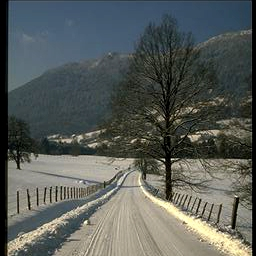
#> input picture assignment3/datasets/week3/collections/spatenv/opencountry_land228.jpg, 256 x 256 px
$ jupyter execute --allow-errors '3.1 Image Collections.ipynb'   (shell and % lines are left out)   (older library calls are emulated)
#> lines starting #> are read from the running program, lines starting #| are printed output that depends on the picture
### assignment3/helpers.py
import os
import glob
import cv2
import matplotlib.pyplot as plt
import numpy as np
import threading
import time

default_fig_size = (9.5, 3.5)
dataset_folder = "datasets"


def SSD(lhs, rhs):
    return np.sum((lhs - rhs)**2)


def SSD_per_pixel(lhs, rhs):
    return SSD(lhs, rhs) / np.product(lhs.shape)


# [70 lines left out: functions _image_to_rgb, show_image, show_images, not called in this run]


def resize_image(image, scale):
    return cv2.resize(image, None, fx=scale, fy=scale)


def bgr2rgb(image):
    if image.dtype == np.float64:
        image = image.astype(np.float32)
    return cv2.cvtColor(image, cv2.COLOR_BGR2RGB)


# [9 lines left out: functions rgb2bgr, rgb2gray, not called in this run]

def imread_hdr(file):
    return bgr2rgb(cv2.imread(file, -1))

def imread_normalized_float(file, scale=1.0):
#> called with scale = 1
    image = bgr2rgb(cv2.imread(file))
    if scale != 1.0:
        image = resize_image(image, scale)
    return np.array(image / 255.0, dtype=np.float32)
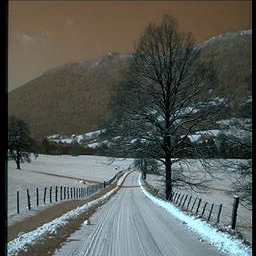
#> returned value: shape (256, 256, 3) float32; mean of channels 0, 1, 2 0.344, 0.363, 0.347; drawn as B, G, R

def imread_normalized_float_grayscale(file, scale=1.0):
    image = cv2.imread(file, cv2.IMREAD_GRAYSCALE)
    if scale != 1.0:
        image = resize_image(image, scale)
    return np.array(image / 255.0, dtype=np.float32)

def imwrite(file, image):
    cv2.imwrite(file, cv2.cvtColor(np.uint8(np.clip(image*255, 0, 255)), cv2.COLOR_RGB2BGR))

def normalize_image(gray_image):
    return (gray_image - np.min(gray_image)) / (np.max(gray_image) - np.min(gray_image))

def list_files_in_folder(folder, filter="*"):
    x = glob.glob(os.path.join(folder, filter), recursive=True)
    rel_paths = glob.glob(os.path.join(folder, filter))
    #abs_paths = [os.path.abspath(f) for f in rel_paths]
    return [f for f in rel_paths if os.path.isfile(f)]

# List of (key, value) tuples to a dict of {key: [values]} (thus a key may appear multiple times in the input list)


# [6 lines left out: function list_to_multi_dict, not called in this run]


# Flatten from list of lists (i.e. [[1, 2], [3, 4, 5]]) to a single list ([1, 2, 3, 4, 5])
def flatten_list(l):
    # https://stackoverflow.com/questions/952914/how-to-make-a-flat-list-out-of-list-of-lists
    return [item for sublist in l for item in sublist]


class Timer():
    def __enter__(self):
        self.__start = time.time()

    def __exit__(self, type, value, traceback):
        self.__end = time.time()

    def elapsed(self):
        return self.__end - self.__start


class ThreadWithReturnValue(threading.Thread):
        # https://stackoverflow.com/questions/6893968/how-to-get-the-return-value-from-a-thread-in-python

    # [9 lines left out: functions __init__, run, not called in this run]

    def join(self, *args, **kwargs):
        threading.Thread.join(self, *args, **kwargs)
        return self._return


# [5 lines left out: function timed_execution, not called in this run]


# Float to int
def round_to_int(f):
    return int(f + 0.5)

### assignment3/3.1 Image Collections.ipynb
[cell 1]
import itertools
import matplotlib.pyplot as plt
import numpy as np
import cv2
import scipy
import scipy.linalg
import scipy.signal
import os
# helpers.py is one level up in the directory structure so we need to tell Python were to find it
import sys
sys.path.append("../../")
import helpers
local_data_folder = os.path.join(helpers.dataset_folder, "week3", "collections")

# Searching image collections

In the previous excercises we have seen how an image can be inpainted without access to additional information. Yet, such an approach is limited in the variety of content it can produce. We can achieve much richer and more constent inpainting by copying existing image content from a similar image. For that we need a source of such images - an image collection. Furthermore, we need a fast and reliable way how to find good matches to our query image.

While we could potentially compare images pixel by pixel using the Sum of Squared Distances metric, a more efficient and often more robust approach is to utilize lower-dimensional image descriptors. One of the simplest choices is *GIST*.

The name *GIST* refers to the idea of extracting the gist of the image. GIST is a simple fixed-length vector of real numbers that summarizes distribution of contrast (or gradients in the image). It is built by averaging intensity of edges detected in several image regions, at several scales and several orientations.

In this assignment, we will compute GIST of an image and then use it to find similar images in a preprocessed image collection.

### GIST algorithm
There are several ways how to build a GIST descriptor. In this Assignment we apply a sequence of image convolutions (see Assignment 1.1) with differently oriented and sized Gabor filters. The results of each convolution are then split into a fixed-sized grid and averaged to obtain entries for the descriptor. Finally, a low resolution version of the image is appended to the final descriptor to encode the average color distribution.

## Exercise 7 (2 points)

The coefficients of the GIST descriptor are composed of image gradients detected at differet scales (representing range of spatial frequencies) and different orientations.

We have previously used specialized filters to detect sharp edges (high frequency) with either horizontal or vertical orientation.
Gabor filter (or Gabor patches) are a generalization of edge detection that is inspired by processing in human visual cortex.

A Gabor filter $f(x,y)$ is a product of a symmetrical bi-variate Gaussian filter
$$
g(x,y) = e^{-\frac{1}{2}\frac{x^2+y^2}{\sigma^2}}
$$
and a sinusoidal corrugation
$$
s(x,y) = \sin\left((x \cos(\alpha) - y \sin(\alpha)) \cdot f\right)
$$
with parameters
- $\sigma$ as a standard deviation controlling the width of the filter,
- $\alpha$ as an angle (in radians) controlling the orientation of the filter (and detected gradients)
- $f$ as a spatial frequency controling the sensitivity of the filter to sharp or smooth gradients.

Finally, the entire Gabor filter is
$$
f(x,y) = g(x,y) \cdot s(x,y) \cdot \left( \sum_{x,y} g(x,y) \right)^{-1}
$$
where the denominator on the right normalizes the sum of the Gaussian component to one.

This normalization ensures that the response of the filter stays normalized regardless of the discretization to fixed-resolution pixel grid of size $s$.

### Task
Implement a method that returns `size` $\times$ `size` kernel of the Gabor filter as defined above.
The domain of the spatial variables $x$, $y$ covers the range $[-1, 1]$, that is $(x,y)\in[-1,1]\times[-1,1]$.

### Tips
Try how the filter changes for different choices of $\sigma$, $\alpha$ and $f$.

[cell 2]
def build_gabor_filter(size, sigma, f, alpha):

    def gaussian_filter(x, y, sigma):
        return np.exp(-(x ** 2 + y ** 2)/(2 * sigma ** 2))

    def sinusoidal_corrugation(x, y, alpha, f):
        return np.sin((x*np.cos(alpha) - y*np.sin(alpha)) * f)


    xy = np.mgrid[-1:1:2/size, -1:1:2/size].reshape(2, size, size).T
    x, y = xy[:,:,0], xy[:,:,1]

    gabor_filter = gaussian_filter(x, y, sigma) / np.sum(gaussian_filter(x, y, sigma)) * sinusoidal_corrugation(x, y, alpha, f)

    # [15 lines of commented-out code are left out]
    return gabor_filter

gabor_filter = build_gabor_filter(35, 1.0/3.2, 8, np.radians(60))

#> (the rest of this cell did not finish here and is left out)

### Testing your solution of exercise 7
Make sure that your solution matches the references kernel.

#> (a cell that did not finish here is left out)

## Exercise 8 (4 points)

The next step is to apply the filter $f(x,y)$ to a grayscale image $I(x,y)\in\mathcal{R}^{H\times W}$ using convolution. The Gabor filter response $r(x,y) = I(x,y) * f(x,y)$ has a sign that depends on the mutual orientation of the filter and the gradient. In this excercise the sign does not matter and therefore we return absolute value of the response $r_a(x,y) = |r(x,y)|$.

The filter response is expected to have the same resolution as the input image. However, we need the GIST descriptor to be relatively small. Therefore, we bin the response values into a `grid_size` $\times$ `grid_size` 2D histogram $H(i,j)$ where each bin contains mean of $r_a(x,y)$ for the pixels that are covered by that bin.

### Task
First, implement a method that for a given grayscale image returns an absolute Gabor filter response.
Second, implement a method that bins this response into a 2D histogram as defined above.

### Tips
- You can assume that the image size is divisible by the `grid_size`.
- You are allowed to use `scipy.signal.convolve2d(image, kernel, mode="same")`
- Exlore how the response of the filter changes for different parameters.

[cell 4]
def get_absolute_response(image, filter_size, sigma, f, alpha):
    # Use scipy.signal.fftconvolve for better performance.
    gabor_filter = build_gabor_filter(filter_size, sigma, f, alpha)
    abs_response = np.abs(scipy.signal.fftconvolve(image, gabor_filter, mode='same'))

    return abs_response, gabor_filter

def bin_values(vals, grid_size):
    block_size = np.array(vals.shape) / grid_size
    block_h, block_w = block_size.astype(int)

    binned_values = np.zeros((grid_size,grid_size))
    for row in range(grid_size):
        for col in range(grid_size):
            start_row, start_col = row*block_h, col*block_w
            binned_values[row, col] = np.mean(
                vals[start_row:start_row+block_h,
                     start_col:start_col+block_w]
            )
    return binned_values

#> (the rest of this cell did not finish here and is left out)

### Testing your solution of exercise 8
You can test your `bin_values(vals, grid_size)` function by creating a small and simple test image. Work out by hand what the binned image should look like and verify that your solution matches what you expect. The code below checks some basic properties such as the size of the returned image.

#> (a cell that did not finish here is left out)

## Exercise 9 (5 points)
Finally, a *GIST* descriptor is formed by concatenation of flattened histograms $H_k$ for Gabor filters $g_k$ with different scales and orientations. Here is an example of a small filter bank with 3 different sizes $s$,= and 4 orientations $\alpha$:

If we further consider a histogram size of $2\times2$, we obtain a GIST descriptor as a 1D vector with $3\times4\times2\times2 = 48$ values (for this particular choice of parameters).
The GIST vector features one entire histogram row after another and this is repeated first for every orientation $\alpha$ and then for every scale $s$, so that the order is:
$$
[s_0,\alpha_0,y_0,x_0], [s_0,\alpha_0,y_0,x_1],\cdots[s_0,\alpha_0,y_1,x_0],\cdots[s_0,\alpha_1,y_0,x_0],\cdots[s_1,\alpha_0,y_0,x_0],\cdots[s_S,\alpha_A,y_Y,x_X].
$$

The GIST alone only describes the distribution of gradients in the image. To make it more powerfull, we append one more histogram describing the distribution of the colors in the image similarly as shown for the collection-based inpainting in the lecture.
This color histogram is built the same way as previously but instead of the filter response it averages the RGB value of the image. When appeneded at the end of the descriptor, it adds another `grid_size` $\times$ `grid_size` $\times 3$ values that correspond to a flattened 2D color histogram with an order:

$$
[y_0,x_0,R],[y_0,x_0,G],[y_0,x_0,B],\cdots[y_0,x_1,R],[y_0,x_1,G],[y_0,x_1,B],\cdots[y_1,x_0,R],[y_1,x_0,G],[y_0,x_1,B],\cdots
$$

The final descriptor for this assignment is then defined as
$\mathbf{d} = [\textrm{GIST} \cdot w_{grad}, H_{RGB}]$
where $w_{grad}$ is additional weight scalar that scales the contribution of the gradients.

### Task
Implement a method that computes a full descriptor of given RGB image including the RGB appendix.
Cover all combinations of sizes $s$ and orientations $\alpha$.

### Tips
- The histogram method developed in previous excercise can be easily adapted to compute the RGB histogram.
- Visualize the individual filters and their responses in a similar grid as shown in the exercise to better understand what each filter scale and orientation does.

[cell 6]
def image_rgb_to_grayscale(image):
    return cv2.cvtColor(image, cv2.COLOR_RGB2GRAY)
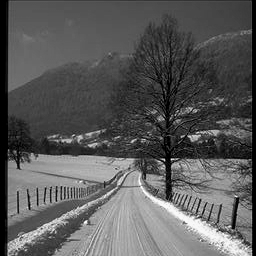
#> returned value: shape (256, 256) float32; min 0, max 1, mean 0.356

def build_gist_descriptor(image, filter_sizes, alphas, sigma, f, grid_size, grad_weight):
    gray_image = image_rgb_to_grayscale(image)

    GIST = np.zeros((len(filter_sizes), len(alphas), grid_size, grid_size))

    for i, filter_size in enumerate(filter_sizes):
        for j, alpha in enumerate(alphas):
            response, _ = get_absolute_response(gray_image, filter_size, sigma, f, alpha)
            GIST[i,j] = bin_values(response, grid_size)
#> this loop made 4 passes
#> pass 1, in get_absolute_response, `abs_response = np.abs(scipy.signal.fftconvolve(image, gabor_filter, mo..`:
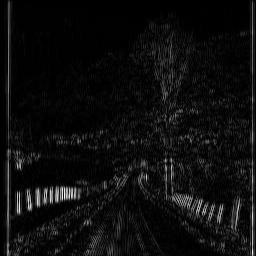
#> abs_response: shape (256, 256) float64; min 3.24e-10, max 0.14, mean 0.00761; drawn with min black and max white
#> pass 1, in get_absolute_response (call 2), `abs_response = np.abs(scipy.signal.fftconvolve(image, gabor_filter, mo..`:
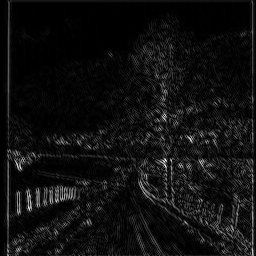
#> abs_response: shape (256, 256) float64; min 2.9e-11, max 0.104, mean 0.0066; drawn with min black and max white
#> pass 1, in get_absolute_response (call 3), `abs_response = np.abs(scipy.signal.fftconvolve(image, gabor_filter, mo..`:
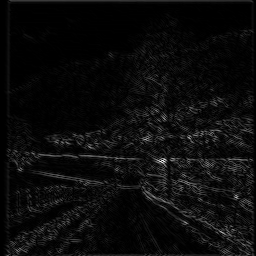
#> abs_response: shape (256, 256) float64; min 3.73e-10, max 0.15, mean 0.00692; drawn with min black and max white
#> pass 1, in get_absolute_response (call 4), `abs_response = np.abs(scipy.signal.fftconvolve(image, gabor_filter, mo..`:
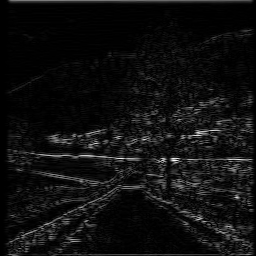
#> abs_response: shape (256, 256) float64; min 1.58e-09, max 0.127, mean 0.00791; drawn with min black and max white
#> after the loop:
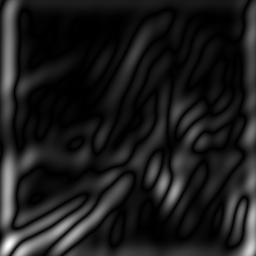
#> response: shape (256, 256) float64; min 1.31e-07, max 0.0878, mean 0.00996; drawn with min black and max white

    H_rgb = np.zeros((grid_size, grid_size, 3))

    for i in range(3):
        H_rgb[:,:,i] = bin_values(image[:,:,i], grid_size)

    descriptor = np.append(GIST.flatten() * grad_weight, H_rgb.flatten())
#> descriptor = 432 values, max 0.762 at index 335, min 0.0152 at index 97, mean 0.198
    return descriptor

image = helpers.imread_normalized_float(os.path.join(local_data_folder, "spatenv/opencountry_land228.jpg"))


filter_sizes = np.array([9,17,33,65])
alphas = np.radians(np.arange(6, dtype=float)/6*180)
sigma = 1.0 / 3.2
f = 8
grid_size = 4
grad_weight = 20
descriptor = build_gist_descriptor(image, filter_sizes, alphas, sigma, f, grid_size, grad_weight)


# Visualize.
dsize = grid_size**2
s_maxs = np.array([descriptor[i*(dsize*len(alphas)):(i+1)*(dsize*len(alphas))].max() for i in range(len(filter_sizes))])
#> s_maxs = [0.326, 0.372, 0.514, 0.762]
panels = {}
for i, (s, a) in enumerate(itertools.product(filter_sizes, alphas)):
    d = descriptor[i*dsize:(i+1)*dsize].reshape(grid_size, grid_size)
    panels[f's={s} a={np.degrees(a):.0f}'] = plt.get_cmap('viridis')(d / s_maxs[filter_sizes==s])
#> after the loop, panels = 24 items
panels['RGB'] = descriptor[-(dsize*3):].reshape(grid_size,grid_size,3)
skeys = ['s=9 a=0','s=17 a=60', 's=33 a=90', 's=65 a=120', 'RGB']
panels = {f'Your {k}': panels[k] for k in skeys}
#> panels = 5 items
#> (the rest of this cell did not finish here and is left out)

helpers.show_images(panels, nrows=2, ncols=len(skeys), col_height=2.2)

### Testing your solution of exercise 3
Compare your solutions to the provided reference.

## Exercise 10 (4 points)

We can now use the resulting descriptor to quickly find a set of $k$ most similar images in potentially large image collection which would take a long time to compare pixel-by-pixel.

In this exercise we will find the most similar image by minimizing the L2 distance between the query image descriptor $\mathbf{d}$ and the collection image descriptors $\mathbf{d}_i$ such that the index of the most similar image $j$ is
$$
j = \arg\min_{i} ||\mathbf{d} - \mathbf{d}_i||^2_2.
$$

This is useful for exploring large image collections where a search engine can suggest other images similar to the one we are looking at. It can also be used for a coarse categorization of images (coast, mountains, road, city,...) and in the lecture we have seen that a similar image can be used for image inpainting.

Note, that for an effective implementation, we must ignore the pixels that are marked as invalid in a provided inpainting mask $M$. That means that every convolution has to carefully avoid sampling the invalid pixels which results in a more complex and slow implementation This is why in this exercise we simulate similar effect by modifying the query image.

### Task

Implement a method that replaces marked pixels in a given RGB image $\mathbf{I} \in \mathcal{R}^{H \times W \times 3}$ with pixels from the most similar image in a provided image collection.
The marked pixels are encoded by zeros in the provided mask $M \in [0,1]^{H \times W}$.
Find the most similar image by minimizing the L2 descriptor norm as shown above.
To compute the query image descriptor, use a modified query image generated from the input image by replacing the invalid pixels ($M = 0$) by a uniform gray color ($[0.5, 0.5, 0.5]$).
Return the modified query image, the most similar collection image and the inpainted image.

### Tips
- The descriptors for all images in the dataset are provided and do not need to be recomputed.
- Visualize several of the most similar and also several of the least similar images.
- Test the query with your own image. Note that the metric is only effective if the collection contains a very close match of the query image. In practice, that means that collections of milions of images are needed. In this example we only use a very small collection of pre-selected image samples.

Images courtesy of [8 Scene Categories Dataset](http://people.csail.mit.edu/torralba/code/spatialenvelope/)

[cell 7]
def inpaint_image(image, mask, dataset_descriptors, dataset_files,
                 filter_sizes, alphas, sigma, f, grid_sizes, grad_weight):

    query_image = image.copy()
    query_image[mask == 0] = np.array([0.5, 0.5, 0.5])

    nearest_image, best_distance = None, np.inf
    descriptor = build_gist_descriptor(query_image, filter_sizes, alphas, sigma, f, grid_size, grad_weight)

    for i, other_descriptor in enumerate(dataset_descriptors):
        distance = np.linalg.norm(descriptor - other_descriptor)
        if distance < best_distance:
            nearest_image, best_distance = helpers.imread_normalized_float(dataset_files[i]), distance

    inpainted_image = image.copy()
    inpainted_image[mask == 0] = nearest_image[mask == 0]

    return query_image, nearest_image, inpainted_image


filter_sizes = np.array([9,17,33,65])
#> filter_sizes = [9, 17, 33, 65]
alphas = np.radians(np.arange(6, dtype=float)/6*180)
sigma = 1.0 / 3.2
f = 8
grid_size = 4
grad_weight = 20

dataset_files = sorted(helpers.list_files_in_folder(os.path.join(local_data_folder, "spatenv"), filter="*.jpg"))
#> (the rest of this cell did not finish here and is left out)

### Testing your solution of exercise 10
Have a look at the set of images in the data set (`datasets/week3/collections/spatenv/` folder). Is the image picked by your algorithm close to the query image (compared to the other images in the data set)? Try different query images and check if this is still the case.

The code below checks some basic properties such as the size of the returned images.

[cell 8]
filter_sizes = np.array([9,17,33,65])
alphas = np.radians(np.arange(6, dtype=float)/6*180)
sigma = 1.0 / 3.2
f = 8
grid_size = 4
grad_weight = 20

dataset_files = sorted(helpers.list_files_in_folder(os.path.join(local_data_folder, "spatenv"), filter="*.jpg"))
